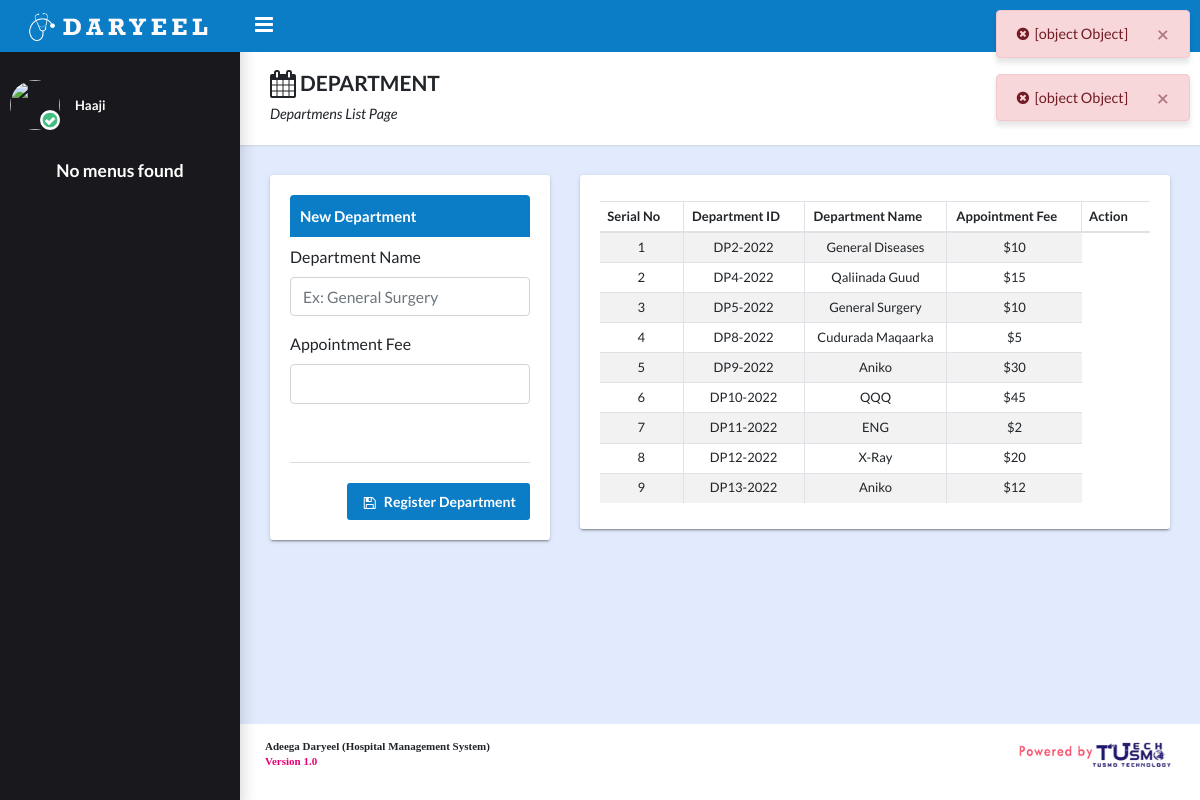
Screenshot of /departments.php (signed in) with the database file from the repository.
### tables this page shows
CREATE TABLE `departments` (
  `rowNo` int(11) NOT NULL,
  `department_id` varchar(250) DEFAULT NULL,
  `department_name` varchar(250) DEFAULT NULL,
  `appointment_fee` varchar(50) NOT NULL,
  `registered_by` varchar(250) DEFAULT NULL,
  `register_date` varchar(250) DEFAULT NULL,
  `updated_by` varchar(250) DEFAULT NULL,
  `update_date` varchar(250) DEFAULT NULL
);

### departments.php (the view, shortened to what this page needs)
<?php
	include("library/conn.php");
    $role_rs = array();
    $get_role_mode = mysqli_query($conn, "SELECT * FROM user_role_privileges WHERE userID = '" . $_SESSION['userIdd'] . "' AND roleName = 'departments'") or die(mysqli_error($conn));
    if (mysqli_num_rows($get_role_mode) > 0) {
        $role_rs = mysqli_fetch_array($get_role_mode);
    } else {
        $role_rs = ['-1', '-1', '-1', '-1', '-1', '-1'];
    }
?>
<!DOCTYPE html>
<html lang="en">
	<head>
		<?php include("library/head.php");?>
	</head>
	<body class="app sidebar-mini">
		<?php include("library/header.php");?>
		<?php include("library/sidebar.php");?>
		<main class="app-content">
			<div class="app-title">
				<div>
					<h4><i class="fa fa-calendar fa-lg"></i> DEPARTMENT</h4>
					<p>Departmens List Page</p>
				</div>
				<ul class="app-breadcrumb breadcrumb">
					<li class="breadcrumb-item"><i class="fa fa-home"></i></li>
					<li class="breadcrumb-item"><a href="departments">Departmens</a></li>
				</ul>
			</div>
			<div class="row">
                <div class="col-md-4">
                    <div class="tile">
						<h3 class="text-white bg-primary rounded-top" style="padding: 12px 10px 12px 10px;">New Department</h3>
                        <form action="#" method="POST" id="registerDepartmentForm" enctype="multipart/form-data">
                            <div class="row">
                                <div class="form-group col-md-12">
                                    <div class="row">
                                        <div class="form-group col-md-12">
                                            <label class="control-label">Department Name</label>
                                            <input class="form-control" type="text" name="txtDepartmentName" id="txtDepartmentName" placeholder="Ex: General Surgery" required>
                                        </div>
                                        <div class="form-group col-md-12">
                                            <label class="control-label">Appointment Fee</label>
                                            <input class="form-control" type="number" name="txtDepFee" id="txtDepFee" step="0.01" required>
                                        </div>
                                    </div>
                                </div>
                            </div>
                            <div class="tile-footer" style="text-align: right;">
                                <button type="submit" class="btn btn-primary" name="btnRegisterDepartment"
                                    id="btnRegisterDepartment"><i class="fa fa-fw fa-lg fa-save"></i>Register
                                    Department</button>
                            </div>
                        </form>
                    </div>
                </div>
				<div class="col-md-8">
					<div class="tile">
						<div class="tile-body">
							<div class="table-responsive">
								<table class="table table-striped table-bordered table-sm" id="departmentsTable">
									<thead>
										<tr align="center">
                                            <th>Serial No</th>
                                            <th>Department ID</th>
                                            <th>Department Name</th>
                                            <th>Appointment Fee</th>
                                            <?php if ($role_rs[4] == '0' && $role_rs[5] == '0') { } else {?><th><center>Action</center></th><?php } ?>
										</tr>
									</thead>
									<tbody>
										<?php
											$getDepartments = mysqli_query($conn, "SELECT * FROM departments") or die(mysqli_error($conn));
											$x = 1;
											while ($rs = mysqli_fetch_array($getDepartments)) {
												?>
													<tr>
														<td align="center"><?php echo $x; ?></td>
														<td align="center"><?php echo $rs[1]; ?></td>
														<td align="center"><?php echo $rs[2]; ?></td>
														<td align="center">$<?php echo $rs[3]; ?></td>
													</tr>
												<?php
												$x++;
											}
										?>
									</tbody>
								</table>
							</div>
						</div>
					</div>
				</div>
			</div>
		</main>
		<?php include("library/footer.php");?>
	</body>
</html>

### css/style.css (style rules this page uses)
h3 { font-size: 15px; }

### rows the page displays
departments: department "DP2-2022", department_name "General Diseases", appointment_fee "10"
departments: department "DP4-2022", department_name "Qaliinada Guud", appointment_fee "15"
departments: department "DP5-2022", department_name "General Surgery", appointment_fee "10"
departments: department "DP8-2022", department_name "Cudurada Maqaarka", appointment_fee "5"
departments: department "DP9-2022", department_name "Aniko", appointment_fee "30"
departments: department "DP10-2022", department_name "QQQ", appointment_fee "45"
departments: department "DP11-2022", department_name "ENG", appointment_fee "2"
departments: department "DP12-2022", department_name "X-Ray", appointment_fee "20"
departments: department "DP13-2022", department_name "Aniko", appointment_fee "12"

### other values shown
$_SESSION['userName'] "Haaji"
$_SESSION["footerCaption"] "Adeega Daryeel (Hospital Management System)"
$_SESSION["systemVersion"] "Version 1.0"
